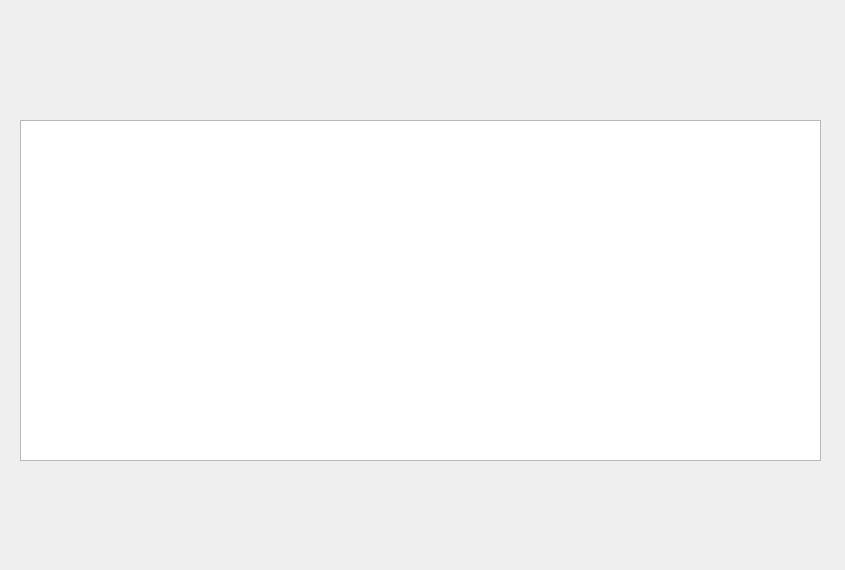
<?xml version="1.0" encoding="UTF-8"?>
<ui version="4.0">
 <class>ViewCustomersForm</class>
 <widget class="QDialog" name="ViewCustomersForm">
  <property name="geometry">
   <rect>
    <x>0</x>
    <y>0</y>
    <width>845</width>
    <height>570</height>
   </rect>
  </property>
  <property name="windowTitle">
   <string>Dialog</string>
  </property>
  <widget class="QTableWidget" name="customersTableWidget">
   <property name="geometry">
    <rect>
     <x>20</x>
     <y>120</y>
     <width>801</width>
     <height>341</height>
    </rect>
   </property>
  </widget>
 </widget>
 <resources/>
 <connections/>
</ui>
